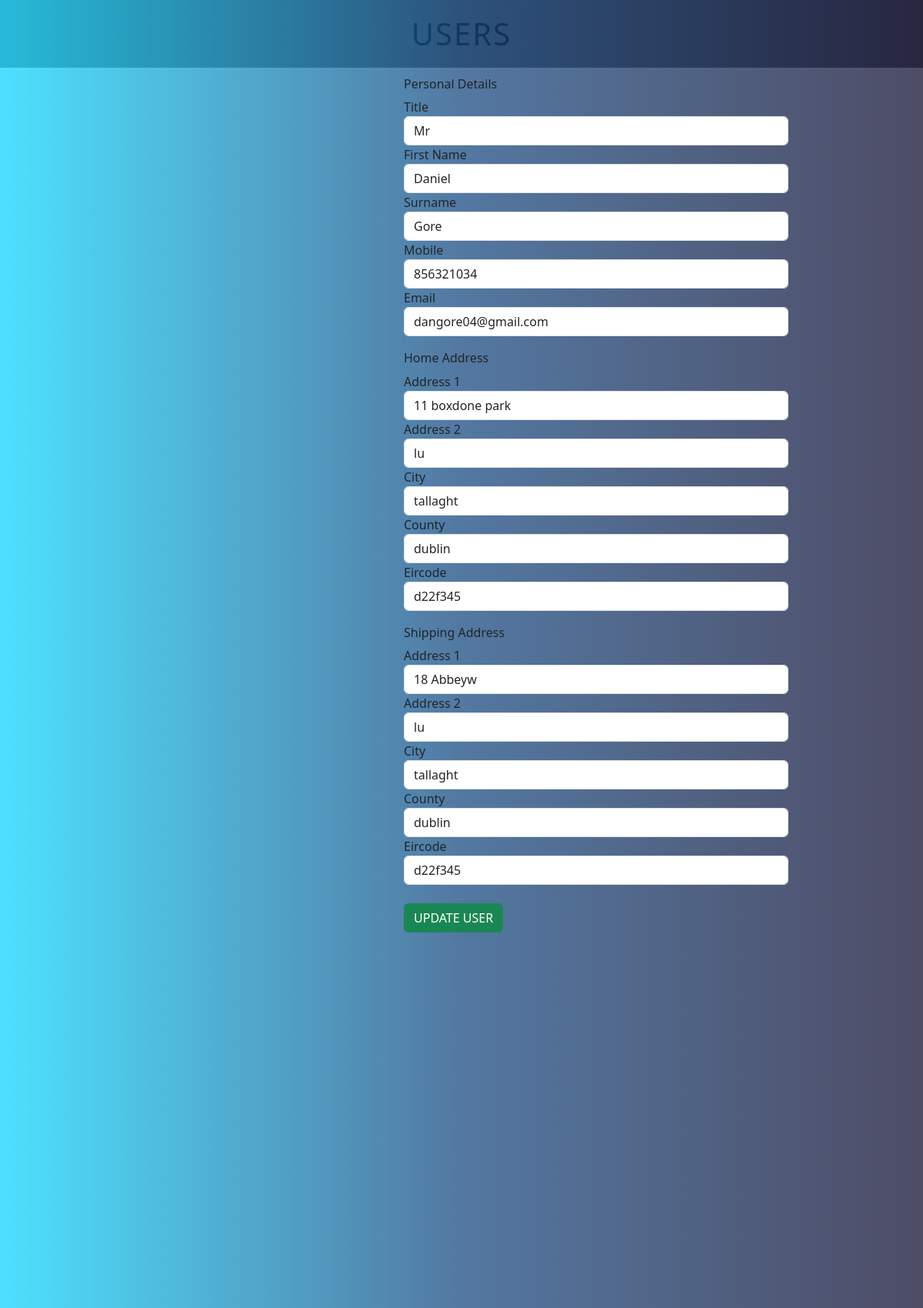
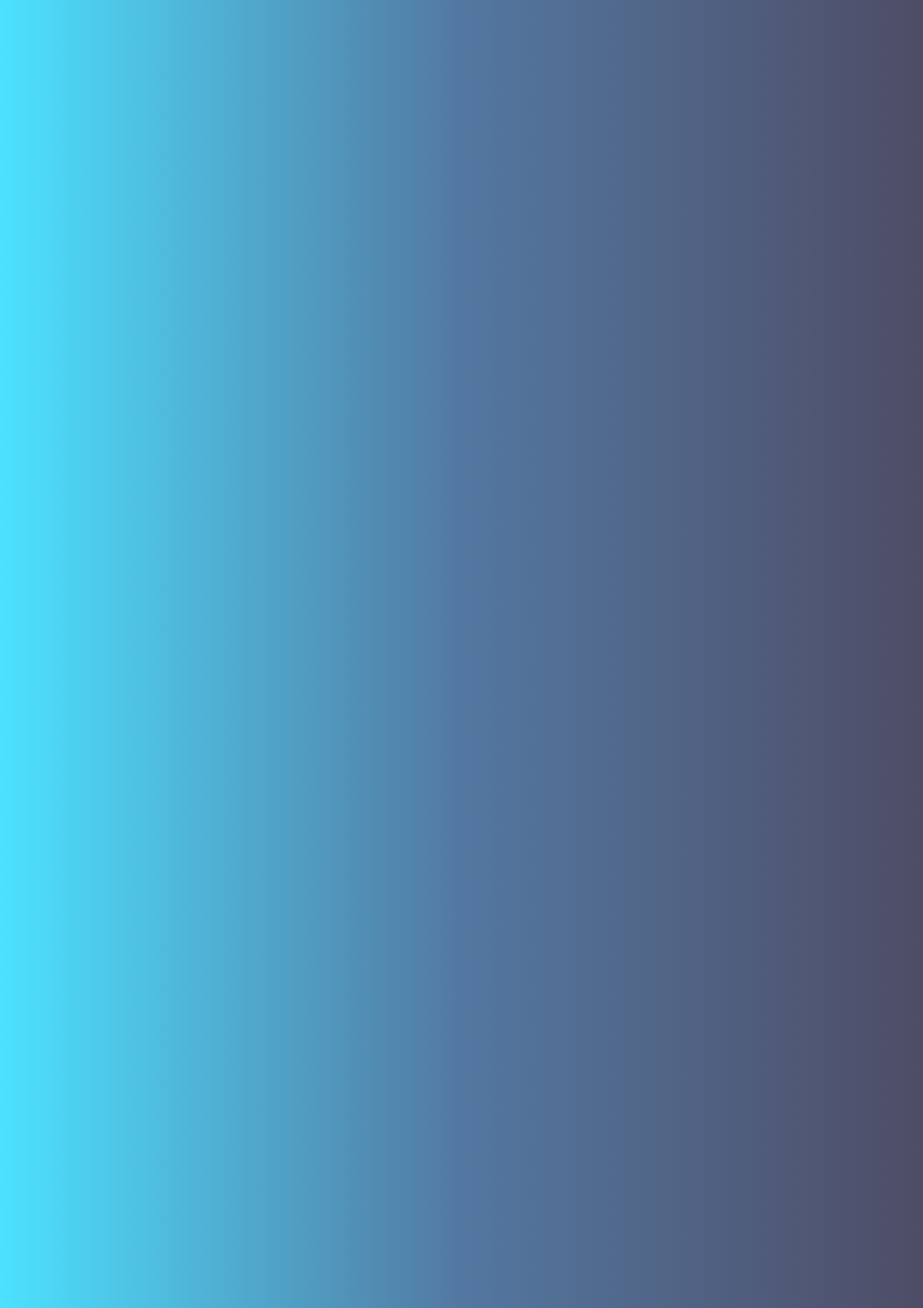
The page /update_page.php?id=1 (upper part) on the database its author committed (2 pictures, top to bottom).
### tables this page shows
CREATE TABLE `personal_details` (
  `ID` int(8) NOT NULL,
  `Title` varchar(6) NOT NULL,
  `Firstname` varchar(50) NOT NULL,
  `Surname` varchar(50) NOT NULL,
  `Mobile` int(12) NOT NULL,
  `Email` varchar(50) NOT NULL
);

CREATE TABLE `home_address` (
  `ID` int(8) NOT NULL,
  `Address1` varchar(50) NOT NULL,
  `Address2` varchar(50) NOT NULL,
  `City` varchar(20) NOT NULL,
  `County` varchar(20) NOT NULL,
  `Eircode` varchar(10) NOT NULL
);

CREATE TABLE `shipping_address` (
  `ID` int(8) NOT NULL,
  `Address1` varchar(50) NOT NULL,
  `Address2` varchar(50) NOT NULL,
  `City` varchar(20) NOT NULL,
  `County` varchar(20) NOT NULL,
  `Eircode` varchar(10) NOT NULL
);

### update_page.php (the view, shortened to what this page needs)
<?php include('assignment-04.php'); ?>
<!DOCTYPE html>
<html lang='en'>
    <head>
        <link rel='stylesheet' type='text/css' href='assignment-04.css'>
        <link href="https://cdn.jsdelivr.net/npm/bootstrap@5.3.3/dist/css/bootstrap.min.css" rel="stylesheet">
</head>
<body>
    <div class='background'>
</div>
    <h1 id='pageTitle'>USERS</h1>
<?php
if(isset($_GET['id'])){
    $id = ($_GET['id']);
            $query1 = "SELECT * FROM `personal_details` WHERE ID = '$id'";
            $result1 = mysqli_query($connection, $query1);
            if(!$result1){
                die("Query failed".mysqli_error());
            }
            else{
                $row1 = mysqli_fetch_assoc($result1);
            }
            $query2 = "SELECT * FROM `home_address` WHERE ID = '$id'";
            $result2 = mysqli_query($connection, $query2);
            if(!$result2){
                die("Query failed".mysqli_error());
            }
            else{
                $row2 = mysqli_fetch_assoc($result2);
            }
            $query3 = "SELECT * FROM `shipping_address` WHERE ID = '$id'";
            $result3 = mysqli_query($connection, $query3);
            if(!$result3){
                die("Query failed".mysqli_error());
            }
            else{
                $row3 = mysqli_fetch_assoc($result3);
            }
}
?>
<form class="formcont" action="update_page.php?id_new=<?php echo $id; ?>" method="post">
<h6>Personal Details</h6>
        <div class="form-group">
                <label for="title">Title</label>
                <input type="text" name="title" class="form-control" value="<?php echo $row1['Title'] ?>">
            </div>
            <div class="form-group">
                <label for="fname">First Name</label>
                <input type="text" name="fname" class="form-control" value="<?php echo $row1['Firstname'] ?>">
            </div>
            <div class="form-group">
                <label for="lname">Surname</label>
                <input type="text" name="lname" class="form-control" value="<?php echo $row1['Surname'] ?>">
            </div>
            <div class="form-group">
                <label for="mobile">Mobile</label>
                <input type="text" name="mobile" class="form-control" value="<?php echo $row1['Mobile'] ?>">
            </div>
            <div class="form-group">
                <label for="email">Email</label>
                <input type="text" name="email" class="form-control" value="<?php echo $row1['Email'] ?>">
            </div>
            <h6><br>Home Address</h6>
        <div class="form-group">
                <label for="homeadd1">Address 1</label>
                <input type="text" name="homeadd1" class="form-control" value="<?php echo $row2['Address1'] ?>">
            </div>
            <div class="form-group">
                <label for="homeadd2">Address 2</label>
                <input type="text" name="homeadd2" class="form-control" value="<?php echo $row2['Address2'] ?>">
            </div>
            <div class="form-group">
                <label for="homecity">City</label>
                <input type="text" name="homecity" class="form-control" value="<?php echo $row2['City'] ?>">
            </div>
            <div class="form-group">
                <label for="homecounty">County</label>
                <input type="text" name="homecounty" class="form-control" value="<?php echo $row2['County'] ?>">
            </div>
            <div class="form-group">
                <label for="homeEircode">Eircode</label>
                <input type="text" name="homeEircode" class="form-control" value="<?php echo $row2['Eircode'] ?>">
            </div>
            <h6><br>Shipping Address</h6>
        <div class="form-group">
                <label for="shipadd1">Address 1</label>
                <input type="text" name="shipadd1" class="form-control" value="<?php echo $row3['Address1'] ?>">
            </div>
            <div class="form-group">
                <label for="shipadd2">Address 2</label>
                <input type="text" name="shipadd2" class="form-control" value="<?php echo $row3['Address2'] ?>">
            </div>
            <div class="form-group">
                <label for="shipcity">City</label>
                <input type="text" name="shipcity" class="form-control" value="<?php echo $row3['City'] ?>">
            </div>
            <div class="form-group">
                <label for="shipcounty">County</label>
                <input type="text" name="shipcounty" class="form-control" value="<?php echo $row3['County'] ?>">
            </div>
            <div class="form-group">
                <label for="shipEircode">Eircode</label>
                <input type="text" name="shipEircode" class="form-control" value="<?php echo $row3['Eircode'] ?>">
            </div>
            <br>
            <input type="submit" class="btn btn-success" name="update_user" value="UPDATE USER">
</form>
</body>
</html>

### assignment-04.css (style rules this page uses)
.background { position:absolute; top: 0; left: 0; right: 0; bottom: -800px; z-index: 1; opacity: .7; background: linear-gradient(270deg, rgba(2,0,36,1) 0%, rgba(9,62,121,1) 50%, rgba(0,212,255,1) 100%); }
#pageTitle { text-align: center; background-color: grey; padding: 20px; letter-spacing: 2px; font-weight: 500; }
.formcont { position: absolute; z-index: 1; top: 100px; left: 525px; width: 500px; }

### rows shown on the page
personal_details: title "Mr", fname "Daniel", lname "Gore", mobile "856321034", email "dangore04@gmail.com"
home_address: homeadd1 "11 boxdone park", homeadd2 "lu", homecity "tallaght", homecounty "dublin", homeEircode "d22f345"
shipping_address: shipadd1 "18 Abbeyw", shipadd2 "lu", shipcity "tallaght", shipcounty "dublin", shipEircode "d22f345"
